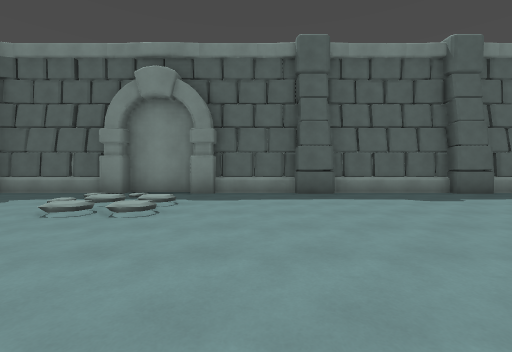
View 1 (above)

12 first-person views from a walk through a level from a Godot 3-D game. The camera is 1.5 m above the floor, tilts 2° down and sees 90° across. The floor is counted in squares, 2.25 m on a side. Each view is taken from the middle of a square. On the plan, view 1 faces up. The plan holds only what a view shows up to about 9 squares ahead; the rest is blank.

View 2
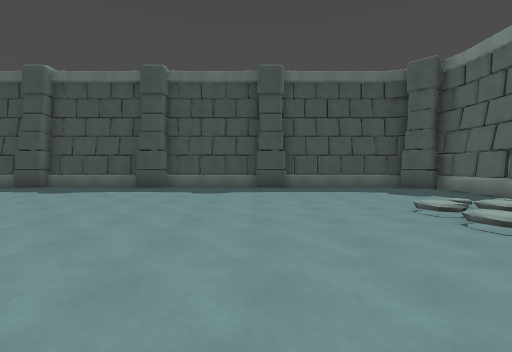

View 3
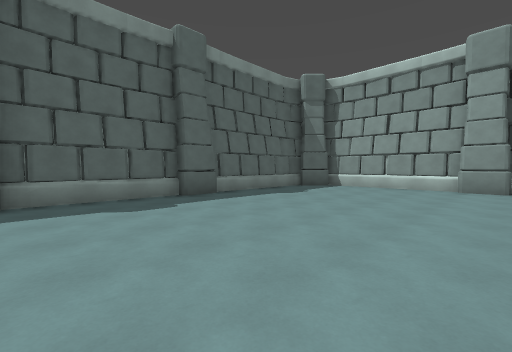

View 4
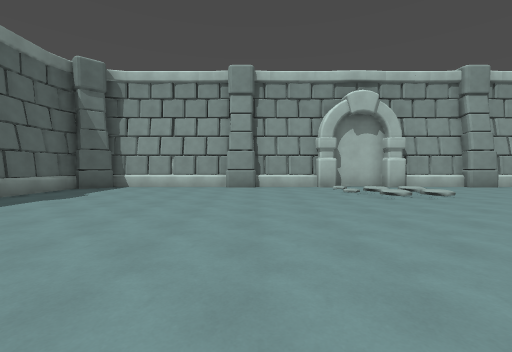

View 5
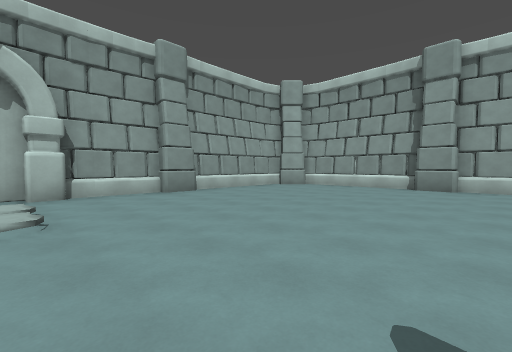

View 6
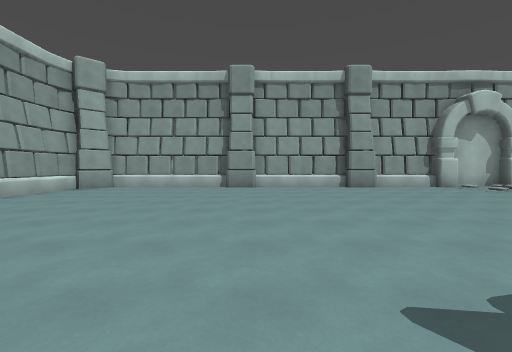

View 7
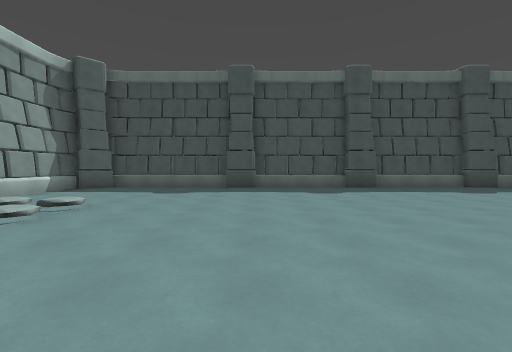

View 8
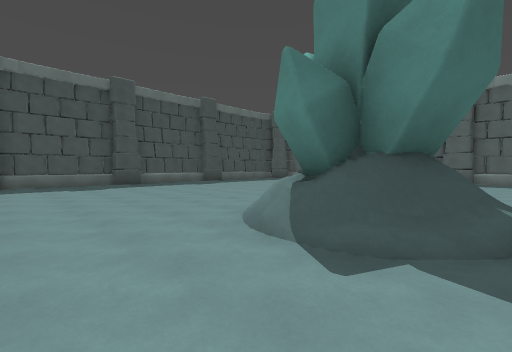

View 9
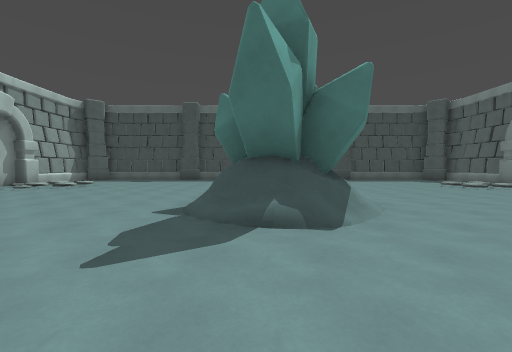

View 10
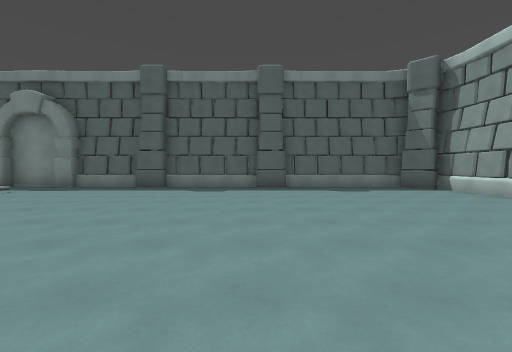

View 11
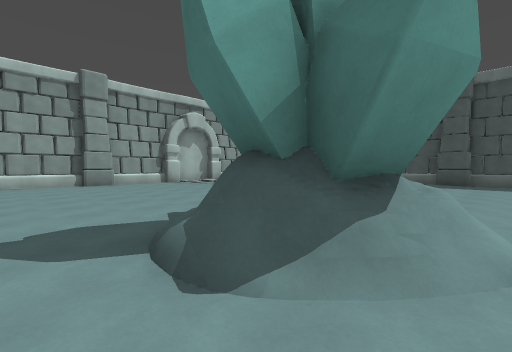

View 12
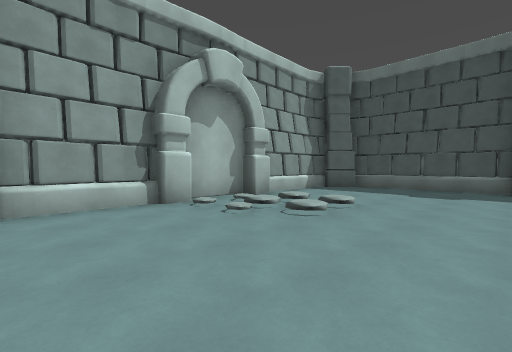

### Floor plan
Points are (right, up) in squares from view 1. A wall is a line through its corners. A room is listed if a view was taken in it or the views show most of it. See-through windows are left out.
Room 1 (views 1, 2, 3, 4, 5, 6, 7, 8, 9, 10, 11, 12)
walls: (2.3, -1.8) (2, -2.3) (2.5, -2.5); (2.2, -2.1) (2.5, -2.6) (2.2, -3.2); (2.6, -2.9) (2.4, -3.2) (1.8, -3) (1.5, -3.5) (0.9, -3.3); (1.5, -1.5) (2.2, -1.8) (2.4, -2.4); (10.4, -1.6) (10.4, -1.1); (10.6, -1.1) (10.6, 1.5); (10.4, -4) (10.4, -3.4); (10.8, -3.4) (10.8, -1.8); (10.4, 1) (10.4, 2); (2, 6.4) (1, 6.4); (10.6, 1.9) (10.6, 5.5); (10.6, -6.1) (10.6, -3.9); (1.1, 6.6) (-1.1, 6.6); (5.1, 6.6) (1.9, 6.6); (6, 6.4) (5, 6.4); (10.4, -7) (10.4, -6); (-1, 6.4) (-1.6, 6.4); (1, -11.4) (1.9, -11.4); (5, -11.4) (5.9, -11.4); (1.9, -11.6) (5.1, -11.6); (-1.6, 6.8) (-3.4, 6.8); (5.9, -11.6) (9.5, -11.6); (-7.4, -2) (-7.4, -3); (-1.6, -11.4) (-1.1, -11.4) (-1, -11.6) (1.1, -11.6); (-3.4, 6.4) (-3.9, 6.4); (10.4, 5.6) (9.7, 6.3); (-7.6, -2.9) (-7.6, -6.1); (10.8, 5.4) (10.5, 6); (9.5, 6.6) (6, 6.6); (10, 6.5) (9.4, 6.7); (-7.6, 1.1) (-7.6, -2.1); (-4, 6.6) (-6.5, 6.6); (-7.4, -6) (-7.4, -6.9); (-7.4, 2) (-7.4, 1); (10.6, -10.5) (10.6, -7); (9.7, -11.4) (10.3, -10.7); (10.5, -10.9) (10.7, -10.5); (-3.9, -11.4) (-3.4, -11.4); (-3.4, -11.8) (-1.9, -11.8); (-7.6, -7) (-7.6, -10.6); (-6.7, 6.4) (-7.3, 5.7); (-6.5, 6.7) (-6.9, 6.5); (-7.6, 5.5) (-7.6, 1.9); (-7.5, 5.9) (-7.7, 5.5); (-7.3, -10.7) (-6.7, -11.3); (-6.6, -11.6) (-4.1, -11.6); (-7.7, -10.4) (-7.6, -10.9); (-7, -11.5) (-6.4, -11.8)
low walls: (2.6, -3) (2.2, -3.5); (1.6, -3.8) (1.1, -3.7); (10.8, 0.5) (10.8, 1); (10.6, 5.4) (10.5, 5.9); (9.9, 6.5) (9.4, 6.6); (10.5, -10.9) (10.6, -10.4); (-6.9, -11.5) (-6.4, -11.6)

Where each view was taken, in squares from view 1:
view 1: 0 up, 0 right, facing up
view 2: 1 up, 1 right, facing left
view 3: 1 up, 2 right, facing up-right
view 4: 1 up, 2 right, facing right
view 5: 3 down, 4 right, facing down-right
view 6: 3 down, 5 right, facing down
view 7: 6 down, 1 right, facing left
view 8: 6 down, 3 right, facing up-left
view 9: 3 down, 6 right, facing left
view 10: 2 down, 5 right, facing up
view 11: 1 down, 4 right, facing down-left
view 12: 7 down, 1 right, facing down-left
